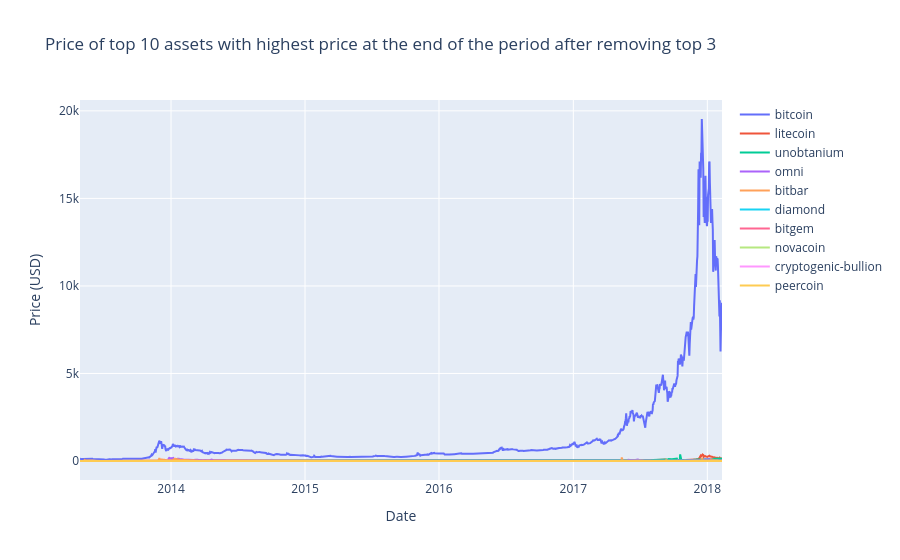

The cell this chart's notebook holds for it:
### Markdown cell above
# 4- Clean up data from artifacts

### Code cell
# delete the top 3 currencies with highest price at the end of the period and plot the rest of the currencies
n_currencies = df['Currency'].nunique()
latest_prices = df.groupby('Currency')['Price'].last()
top_currencies = latest_prices.sort_values(ascending=False).head(3).index
df = df[~df['Currency'].isin(top_currencies)]

#delete  currencies with price <0.01 at the end date of the period
df = df.sort_values(['Currency', 'Date'])
last_prices = (
    df
    .groupby('Currency')
    .last()              # last row per currency (after sorting)
    .reset_index()
)
valid_currencies = last_prices[last_prices['Price'] >= 0.01]['Currency']
df = df[df['Currency'].isin(valid_currencies)]

n_currencies_after_deletion = df['Currency'].nunique()
print(f"Number of deleted currencies after deleting price <0.01: {n_currencies-n_currencies_after_deletion}")

#delete currencies that started trading after 2014-01-01
df['Date'] = pd.to_datetime(df['Date'])
df = df.sort_values(['Currency', 'Date'])
first_dates = (
    df
    .groupby('Currency')['Date']
    .min()
    .reset_index(name='start_date')
)

cutoff = pd.Timestamp('2014-01-01')
valid_currencies = first_dates[first_dates['start_date'] <= cutoff]['Currency']
df = df[df['Currency'].isin(valid_currencies)]
#print the number of deleted currencies after deleting those that started trading after 2015-01-01
n_currencies_after_deletion = df['Currency'].nunique()
print(f"Number of deleted currencies after deleting those that started trading after 2014-01-01: {n_currencies-n_currencies_after_deletion}")
print(f"Number of remaining currencies after cleaning: {df['Currency'].nunique()}")


#plot top 10 currencies with highest price at the end of the period in df
latest_prices_filtered = df.groupby('Currency')['Price'].last()    
top_currencies_filtered = latest_prices_filtered.sort_values(ascending=False).head(10).index
data = []
for currency in top_currencies_filtered:
    currency_df = df[df['Currency'] == currency]
    if not currency_df.empty:
        data.append(go.Scatter(
            x=currency_df['Date'],
            y=currency_df['Price'],
            mode='lines',
            name=currency
        ))
layout = go.Layout(
    title=f"Price of top 10 assets with highest price at the end of the period after removing top 3",
    xaxis=dict(title='Date'),
    yaxis=dict(title='Price (USD)'),
)
py.iplot(dict(data=data, layout=layout), filename='basic-line')

### Figure 1 — Plotly figure (JSON) as saved in the notebook; plotly's stock layout.template omitted (floating-point values rounded to 4 significant figures; data arrays with more than 128 entries replaced by an {"elided": "..."} marker saying what was removed)
{"data": [{"mode": "lines", "name": "bitcoin", "type": "scatter", "x": {"elided": "1733 str values"}, "y": {"elided": "1733 float values"}}, {"mode": "lines", "name": "litecoin", "type": "scatter", "x": {"elided": "1735 str values"}, "y": {"elided": "1735 float values"}}, {"mode": "lines", "name": "unobtanium", "type": "scatter", "x": {"elided": "1496 str values"}, "y": {"elided": "1496 float values"}}, {"mode": "lines", "name": "omni", "type": "scatter", "x": {"elided": "1457 str values"}, "y": {"elided": "1457 float values"}}, {"mode": "lines", "name": "bitbar", "type": "scatter", "x": {"elided": "1691 str values"}, "y": {"elided": "1691 float values"}}, {"mode": "lines", "name": "diamond", "type": "scatter", "x": {"elided": "1488 str values"}, "y": {"elided": "1488 float values"}}, {"mode": "lines", "name": "bitgem", "type": "scatter", "x": {"elided": "1135 str values"}, "y": {"elided": "1135 float values"}}, {"mode": "lines", "name": "novacoin", "type": "scatter", "x": {"elided": "1727 str values"}, "y": {"elided": "1727 float values"}}, {"mode": "lines", "name": "cryptogenic-bullion", "type": "scatter", "x": {"elided": "1591 str values"}, "y": {"elided": "1591 float values"}}, {"mode": "lines", "name": "peercoin", "type": "scatter", "x": {"elided": "1726 str values"}, "y": {"elided": "1726 float values"}}], "layout": {"title": {"text": "Price of top 10 assets with highest price at the end of the period after removing top 3"}, "xaxis": {"title": {"text": "Date"}}, "yaxis": {"title": {"text": "Price (USD)"}}}}
